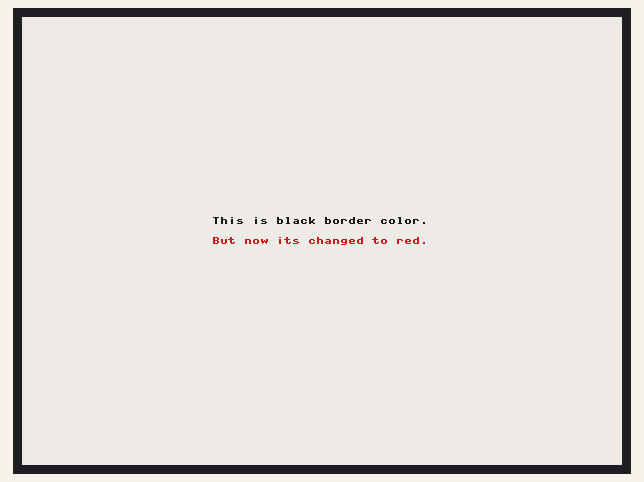
The program below on a simulated Raspberry Pi Pico running MicroPython. On the bench: 600×448 colour display. At 30.7 s the program stops and its outputs stay as they are.

Above: at 30.4 s.

The program:

demo.py
```python
# Epaper 5in65 border color demo.
# By Frederik Andersen
import utime
from pico_epaper_5in65 import EPD_5in65

epd = EPD_5in65()  # The screen
epd.fill(0xff)

epd.change_border_color('black')
epd.text('This is black border color.', 190, 200, epd.Black)
epd.EPD_5IN65F_Display(epd.buffer)

utime.sleep(5)

epd.change_border_color('red')
epd.text('But now its changed to red.', 190, 220, epd.Red)
epd.EPD_5IN65F_Display(epd.buffer)
# etc etc etc...

epd.Sleep()

# Available colors are: 'black', 'white', 'green', 'blue', 'red', 'yellow', 'orange'.
# See the change_border_color method in the EPD_5in65 class for more details on how it works.
# You could also hardcode the border color in the class init, if changing it several times is not needed.
```

pico_epaper_5in65.py
```python
# (licence header left out)
# Added border color change.
# By Frederik Andersen
# 2025-01-24
# Released under the MIT License (MIT). See LICENSE.

from machine import Pin, SPI
import framebuf
import utime

# Display resolution
EPD_WIDTH       = 600
EPD_HEIGHT      = 448

RST_PIN         = 12
DC_PIN          = 8
CS_PIN          = 9
BUSY_PIN        = 13

class EPD_5in65(framebuf.FrameBuffer):
    def __init__(self):
        self.reset_pin = Pin(RST_PIN, Pin.OUT)

        self.busy_pin = Pin(BUSY_PIN, Pin.IN, Pin.PULL_UP)
        self.cs_pin = Pin(CS_PIN, Pin.OUT)
        self.width = EPD_WIDTH
        self.height = EPD_HEIGHT

        self.Black = 0x00
        self.White = 0x01
        self.Green = 0x02
        self.Blue = 0x03
        self.Red = 0x04
        self.Yellow = 0x05
        self.Orange = 0x06
        self.Clean = 0x07

        self._border_colors = {
            'black': 0x10,
            'white': 0x30, # 0x37 is the default white from Waveshare, I don't see any difference with using 0x30 instead.
            'green': 0x50,
            'blue': 0x70,
            'red': 0x90,
            'yellow': 0xB0,
            'orange': 0xD0
            }

        self._border_color = self._border_colors['white']
        # Can also be changed by using the new change_border_color method.

        self.spi = SPI(1)
        self.spi.init(baudrate=4000_000)
        self.dc_pin = Pin(DC_PIN, Pin.OUT)


        self.buffer = bytearray(self.height * self.width // 2)
        super().__init__(self.buffer, self.width, self.height, framebuf.GS4_HMSB)

        self.EPD_5IN65F_Init()


    def digital_write(self, pin, value):
        pin.value(value)

    def digital_read(self, pin):
        return pin.value()

    def delay_ms(self, delaytime):
        utime.sleep(delaytime / 1000.0)

    def spi_writebyte(self, data):
        self.spi.write(bytearray(data))

    def module_exit(self):
        self.digital_write(self.reset_pin, 0)

    # Hardware reset
    def reset(self):
        self.digital_write(self.reset_pin, 1)
        self.delay_ms(200)
        self.digital_write(self.reset_pin, 0)
        self.delay_ms(1)
        self.digital_write(self.reset_pin, 1)
        self.delay_ms(200)

    def send_command(self, command):
        self.digital_write(self.dc_pin, 0)
        self.digital_write(self.cs_pin, 0)
        self.spi_writebyte([command])
        self.digital_write(self.cs_pin, 1)

    def send_data(self, data):
        self.digital_write(self.dc_pin, 1)
        self.digital_write(self.cs_pin, 0)
        self.spi_writebyte([data])
        self.digital_write(self.cs_pin, 1)

    def send_data1(self, buf):
        self.digital_write(self.dc_pin, 1)
        self.digital_write(self.cs_pin, 0)
        self.spi.write(bytearray(buf))
        self.digital_write(self.cs_pin, 1)

    def BusyHigh(self):
        while(self.digital_read(self.busy_pin) == 0):
            self.delay_ms(1)

    def BusyLow(self):
        while(self.digital_read(self.busy_pin) == 1):
            self.delay_ms(1)

    # Added method for changing the border color.
    def change_border_color(self, wanted_color):
        """
        Changes the default border color.
        Method should be run after initializing the class, before you draw to the screen.

        Parameters:
        wanted_color (str): The desired color for the border. Available colors are:
                            'black', 'white', 'green', 'blue', 'red', 'yellow', 'orange'.
        """
        if wanted_color.lower() not in self._border_colors:
            raise ValueError(f"Invalid color: {wanted_color}. Available colors are: {', '.join(self._border_colors.keys())}")

        self._border_color = self._border_colors[wanted_color.lower()]

        self.send_command(0x50); # Registry for border color.
        self.send_data(self._border_color);  # The border color


    def EPD_5IN65F_Init(self):

        self.reset();
        self.BusyHigh();
        self.send_command(0x00);
        self.send_data(0xEF);
        self.send_data(0x08);
        self.send_command(0x01);
        self.send_data(0x37);
        self.send_data(0x00);
        self.send_data(0x23);
        self.send_data(0x23);
        self.send_command(0x03);
        self.send_data(0x00);
        self.send_command(0x06);
        self.send_data(0xC7);
        self.send_data(0xC7);
        self.send_data(0x1D);
        self.send_command(0x30);
        self.send_data(0x3C);
        self.send_command(0x41);
        self.send_data(0x00);
        self.send_command(0x50); # Registry for border color.
        self.send_data(self._border_color);  # The border color
        self.send_command(0x60);
        self.send_data(0x22);
        self.send_command(0x61);
        self.send_data(0x02);
        self.send_data(0x58);
        self.send_data(0x01);
        self.send_data(0xC0);
        self.send_command(0xE3);
        self.send_data(0xAA);

        self.delay_ms(100);
        self.send_command(0x50); # Registry for border color.
        self.send_data(self._border_color); # The border color


    def EPD_5IN65F_Clear(self,color):

        self.send_command(0x61)   # Set Resolution setting
        self.send_data(0x02)
        self.send_data(0x58)
        self.send_data(0x01)
        self.send_data(0xC0)
        self.send_command(0x10)
        for i in range(0,int(self.width / 2)):
            self.send_data1([(color<<4)|color] * self.height)

        self.send_command(0x04)   # 0x04
        self.BusyHigh()
        self.send_command(0x12)   # 0x12
        self.BusyHigh()
        self.send_command(0x02)   # 0x02
        self.BusyLow()
        self.delay_ms(500)

    def EPD_5IN65F_Display(self,image):

        self.send_command(0x61)   # Set Resolution setting
        self.send_data(0x02)
        self.send_data(0x58)
        self.send_data(0x01)
        self.send_data(0xC0)
        self.send_command(0x10)

        for i in range(0, int(self.width // 2)):
            self.send_data1(image[(i*self.height):((i+1)*self.height)])

        self.send_command(0x04)   # 0x04
        self.BusyHigh()
        self.send_command(0x12)   # 0x12
        self.BusyHigh()
        self.send_command(0x02)   # 0x02
        self.BusyLow()
        self.delay_ms(200)

    def EPD_5IN65F_Display_part(self,image,xstart,ystart,image_width,image_heigh):

        self.send_command(0x61)   # Set Resolution setting
        self.send_data(0x02)
        self.send_data(0x58)
        self.send_data(0x01)
        self.send_data(0xC0)
        self.send_command(0x10)
        for i in range(0, self.height):
            for j in range(0, int(self.width / 2)):
                if((i<(image_heigh+ystart)) & (i>(ystart-1) ) & (j<(image_width+xstart)/2) & (j>(xstart/2 - 1))):
                    self.send_data(image[(j-xstart/2) + (image_width/2*(i-ystart))])
                else:
                    self.send_data(0x11)

        self.send_command(0x04)   # 0x04
        self.BusyHigh()
        self.send_command(0x12)   # 0x12
        self.BusyHigh()
        self.send_command(0x02)   # 0x02
        self.BusyLow()
        self.delay_ms(200)


    def Sleep(self):
        self.delay_ms(100);
        self.send_command(0x07);
        self.send_data(0xA5);
        self.delay_ms(100);
        self.digital_write(self.reset_pin, 1)

if __name__=='__main__':

    epd = EPD_5in65()

    epd.fill(0xff)

    epd.text("Waveshare", 5, 5, epd.Black)
    epd.text("Pico_ePaper-5.65", 5, 20, epd.Black)
    epd.text("Raspberry Pico", 5, 35, epd.Black)
#     epd.EPD_5IN65F_Display(epd.buffer)
#     epd.delay_ms(5000)

    epd.vline(10, 60, 60, epd.Black)
    epd.vline(90, 60, 60, epd.Black)
    epd.hline(10, 60, 80, epd.Black)
    epd.hline(10, 120, 80, epd.Black)
    epd.line(10, 60, 90, 120, epd.Black)
    epd.line(90, 60, 10, 120, epd.Black)
#     epd.EPD_5IN65F_Display(epd.buffer)
#     epd.delay_ms(5000)

    epd.rect(10, 136, 50, 80, epd.Black)
    epd.fill_rect(70, 136, 50, 80, epd.Black)
#     epd.EPD_5IN65F_Display(epd.buffer)
#     epd.delay_ms(5000)
#
    epd.text('Black',200,11,epd.Black)
    epd.fill_rect(300, 0, 300, 30, epd.Black)
    epd.text('White',200,41,epd.White)
    epd.fill_rect(300, 30, 300, 30, epd.White)
    epd.text('Green',200,71,epd.Green)
    epd.fill_rect(300, 60, 300, 30, epd.Green)
    epd.text('Blue',200,101,epd.Blue)
    epd.fill_rect(300, 90, 300, 30, epd.Blue)
    epd.text('Red',200,131,epd.Red)
    epd.fill_rect(300, 120, 300, 30, epd.Red)
    epd.text('Yellow',200,161,epd.Yellow)
    epd.fill_rect(300, 150, 300, 30, epd.Yellow)
    epd.text('Orange',200,191,epd.Orange)
    epd.fill_rect(300, 180, 300, 30, epd.Orange)
    epd.text('Clean',200,221,epd.Black)
    epd.fill_rect(300, 210, 300, 30, epd.Clean)
#     epd.EPD_5IN65F_Display(epd.buffer)
#     epd.delay_ms(5000)

    j = 0
    for i in range(-250,600):
        epd.line(i, 238, i+250, 448, j)
        if (i%30==0) :
            j = j+1
            j = j%7
    epd.EPD_5IN65F_Display(epd.buffer)
    epd.delay_ms(5000)

    epd.EPD_5IN65F_Clear(epd.White)

    epd.Sleep()
```
